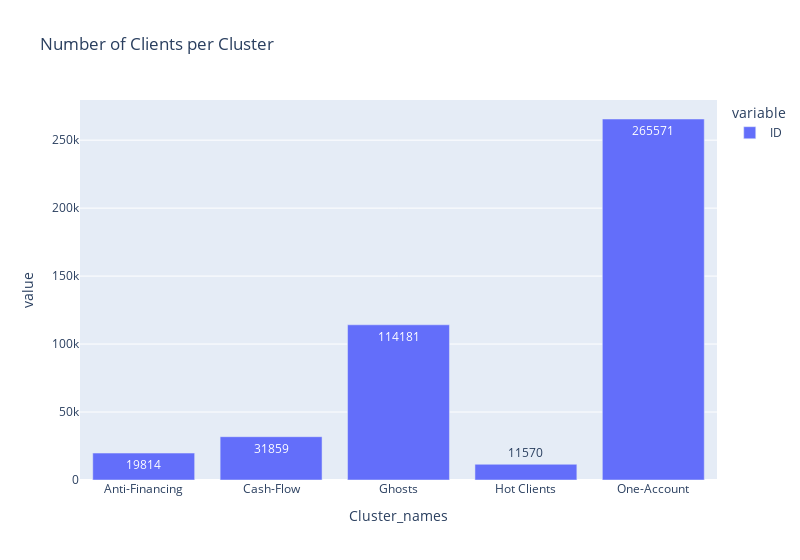

The cell this chart's notebook holds for it:
### Markdown cell above
The five clusters are as follows:

1. Anti-Financing: Clients with multiple EM accounts who are not interested in savings products and show reluctance to invest in financing tools.

2. Cash-Flow: Clients without savings, typically possessing one account and one financing tool.

3. Ghosts: Clients who have signed up with EasyMoney but have not made any product purchases. This group will not be used recommendations, and efforts are focused on engaged clients instead of reactivating this group.

4. Hot Clients: Our Loyal customers who have purchased at least one financing tool, one savings product, and generally hold a minimum of two accounts.

5. One-Account: Clients with only one account with EasyMoney.

### Code cell
px.bar(client_types.groupby("Cluster_names")['ID'].count(), title = 'Number of Clients per Cluster', text_auto= 'outside', width = 800)

### Figure 1 — Plotly figure (JSON) as saved in the notebook; plotly's stock layout.template omitted (floating-point values rounded to 4 significant figures)
{"data": [{"alignmentgroup": "True", "hovertemplate": "variable=ID<br>Cluster_names=%{x}<br>value=%{y}<extra></extra>", "legendgroup": "ID", "marker": {"color": "#636efa", "pattern": {"shape": ""}}, "name": "ID", "offsetgroup": "ID", "orientation": "v", "showlegend": true, "textposition": "auto", "texttemplate": "%{y:outside}", "type": "bar", "x": ["Anti-Financing", "Cash-Flow", "Ghosts", "Hot Clients", "One-Account"], "xaxis": "x", "y": [19814, 31859, 114181, 11570, 265571], "yaxis": "y"}], "layout": {"barmode": "relative", "legend": {"title": {"text": "variable"}, "tracegroupgap": 0}, "title": {"text": "Number of Clients per Cluster"}, "width": 800, "xaxis": {"anchor": "y", "domain": [0, 1], "title": {"text": "Cluster_names"}}, "yaxis": {"anchor": "x", "domain": [0, 1], "title": {"text": "value"}}}}
